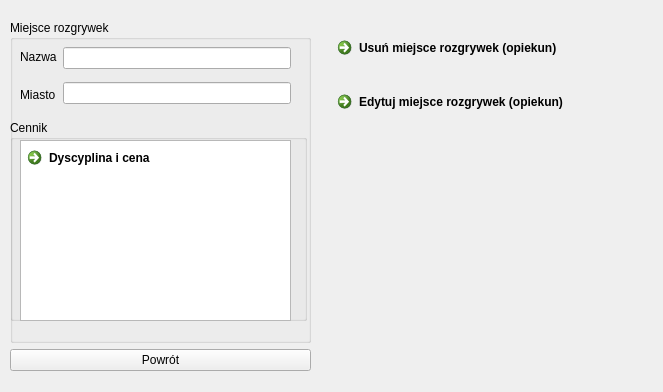
<?xml version="1.0" encoding="UTF-8"?>
<ui version="4.0">
 <class>profil_miejsca</class>
 <widget class="QDialog" name="profil_miejsca">
  <property name="geometry">
   <rect>
    <x>0</x>
    <y>0</y>
    <width>663</width>
    <height>392</height>
   </rect>
  </property>
  <property name="windowTitle">
   <string>Dialog</string>
  </property>
  <widget class="QWidget" name="layoutWidget">
   <property name="geometry">
    <rect>
     <x>10</x>
     <y>20</y>
     <width>301</width>
     <height>351</height>
    </rect>
   </property>
   <layout class="QVBoxLayout" name="verticalLayout_8">
    <item>
     <layout class="QVBoxLayout" name="verticalLayout_7">
      <item>
       <layout class="QHBoxLayout" name="horizontalLayout_3">
        <item>
         <layout class="QVBoxLayout" name="verticalLayout_3">
          <item>
           <widget class="QGroupBox" name="groupBox">
            <property name="title">
             <string>Miejsce rozgrywek</string>
            </property>
            <widget class="QWidget" name="layoutWidget_2">
             <property name="geometry">
              <rect>
               <x>10</x>
               <y>20</y>
               <width>271</width>
               <height>71</height>
              </rect>
             </property>
             <layout class="QHBoxLayout" name="horizontalLayout">
              <item>
               <layout class="QVBoxLayout" name="verticalLayout">
                <item>
                 <widget class="QLabel" name="label_2">
                  <property name="text">
                   <string>Nazwa</string>
                  </property>
                 </widget>
                </item>
                <item>
                 <widget class="QLabel" name="label">
                  <property name="text">
                   <string>Miasto</string>
                  </property>
                 </widget>
                </item>
               </layout>
              </item>
              <item>
               <layout class="QVBoxLayout" name="verticalLayout_2">
                <item>
                 <widget class="QLineEdit" name="lineEdit"/>
                </item>
                <item>
                 <widget class="QLineEdit" name="lineEdit_2"/>
                </item>
               </layout>
              </item>
             </layout>
            </widget>
            <widget class="QGroupBox" name="groupBox_2">
             <property name="geometry">
              <rect>
               <x>0</x>
               <y>100</y>
               <width>297</width>
               <height>201</height>
              </rect>
             </property>
             <property name="title">
              <string>Cennik</string>
             </property>
             <widget class="QListView" name="listView">
              <property name="geometry">
               <rect>
                <x>10</x>
                <y>20</y>
                <width>271</width>
                <height>181</height>
               </rect>
              </property>
             </widget>
             <widget class="QCommandLinkButton" name="commandLinkButton">
              <property name="geometry">
               <rect>
                <x>10</x>
                <y>20</y>
                <width>291</width>
                <height>41</height>
               </rect>
              </property>
              <property name="text">
               <string>Dyscyplina i cena</string>
              </property>
             </widget>
            </widget>
           </widget>
          </item>
         </layout>
        </item>
       </layout>
      </item>
     </layout>
    </item>
    <item>
     <widget class="QPushButton" name="pushButton_3">
      <property name="text">
       <string>Powrót</string>
      </property>
     </widget>
    </item>
   </layout>
  </widget>
  <widget class="QWidget" name="">
   <property name="geometry">
    <rect>
     <x>330</x>
     <y>30</y>
     <width>311</width>
     <height>101</height>
    </rect>
   </property>
   <layout class="QVBoxLayout" name="verticalLayout_4">
    <item>
     <widget class="QCommandLinkButton" name="commandLinkButton_2">
      <property name="text">
       <string>Usuń miejsce rozgrywek (opiekun)</string>
      </property>
     </widget>
    </item>
    <item>
     <widget class="QCommandLinkButton" name="commandLinkButton_3">
      <property name="text">
       <string>Edytuj miejsce rozgrywek (opiekun)</string>
      </property>
     </widget>
    </item>
   </layout>
  </widget>
 </widget>
 <resources/>
 <connections/>
</ui>
